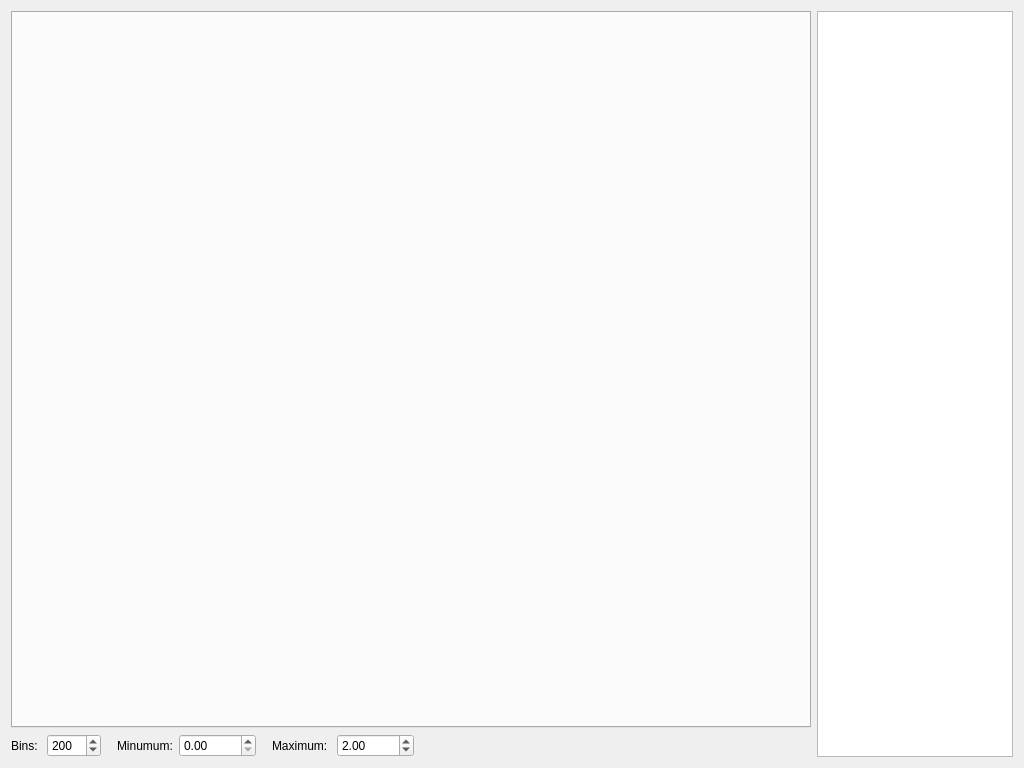
<?xml version="1.0" encoding="UTF-8"?>
<ui version="4.0">
 <class>Form</class>
 <widget class="QWidget" name="Form">
  <property name="geometry">
   <rect>
    <x>0</x>
    <y>0</y>
    <width>1024</width>
    <height>768</height>
   </rect>
  </property>
  <property name="windowTitle">
   <string>Form</string>
  </property>
  <layout class="QHBoxLayout" name="horizontalLayout_2">
   <item>
    <layout class="QVBoxLayout" name="verticalLayout">
     <item>
      <widget class="QTabWidget" name="tabs">
       <property name="sizePolicy">
        <sizepolicy hsizetype="Expanding" vsizetype="Expanding">
         <horstretch>0</horstretch>
         <verstretch>7</verstretch>
        </sizepolicy>
       </property>
       <property name="minimumSize">
        <size>
         <width>800</width>
         <height>0</height>
        </size>
       </property>
      </widget>
     </item>
     <item>
      <layout class="QHBoxLayout" name="horizontalLayout">
       <item>
        <widget class="QLabel" name="label">
         <property name="text">
          <string>Bins: </string>
         </property>
         <property name="buddy">
          <cstring>bins</cstring>
         </property>
        </widget>
       </item>
       <item>
        <widget class="QSpinBox" name="bins">
         <property name="maximum">
          <number>1000</number>
         </property>
         <property name="value">
          <number>200</number>
         </property>
        </widget>
       </item>
       <item>
        <spacer name="horizontalSpacer_2">
         <property name="orientation">
          <enum>Qt::Horizontal</enum>
         </property>
         <property name="sizeType">
          <enum>QSizePolicy::Fixed</enum>
         </property>
         <property name="sizeHint" stdset="0">
          <size>
           <width>10</width>
           <height>20</height>
          </size>
         </property>
        </spacer>
       </item>
       <item>
        <widget class="QLabel" name="label_2">
         <property name="text">
          <string>Minumum:</string>
         </property>
         <property name="buddy">
          <cstring>minx</cstring>
         </property>
        </widget>
       </item>
       <item>
        <widget class="QDoubleSpinBox" name="minx">
         <property name="maximum">
          <double>10000.000000000000000</double>
         </property>
        </widget>
       </item>
       <item>
        <spacer name="horizontalSpacer">
         <property name="orientation">
          <enum>Qt::Horizontal</enum>
         </property>
         <property name="sizeType">
          <enum>QSizePolicy::Fixed</enum>
         </property>
         <property name="sizeHint" stdset="0">
          <size>
           <width>10</width>
           <height>20</height>
          </size>
         </property>
        </spacer>
       </item>
       <item>
        <widget class="QLabel" name="label_3">
         <property name="text">
          <string>Maximum: </string>
         </property>
         <property name="buddy">
          <cstring>maxx</cstring>
         </property>
        </widget>
       </item>
       <item>
        <widget class="QDoubleSpinBox" name="maxx">
         <property name="maximum">
          <double>10000.000000000000000</double>
         </property>
         <property name="value">
          <double>2.000000000000000</double>
         </property>
        </widget>
       </item>
       <item>
        <spacer name="horizontalSpacer_3">
         <property name="orientation">
          <enum>Qt::Horizontal</enum>
         </property>
         <property name="sizeHint" stdset="0">
          <size>
           <width>100</width>
           <height>20</height>
          </size>
         </property>
        </spacer>
       </item>
      </layout>
     </item>
    </layout>
   </item>
   <item>
    <widget class="AEventManagerTreeView" name="packageList"/>
   </item>
  </layout>
 </widget>
 <customwidgets>
  <customwidget>
   <class>AEventManagerTreeView</class>
   <extends>QTreeView</extends>
   <header location="global">aeventmanager/AEventManagerTreeView.h</header>
  </customwidget>
 </customwidgets>
 <resources/>
 <connections/>
</ui>
